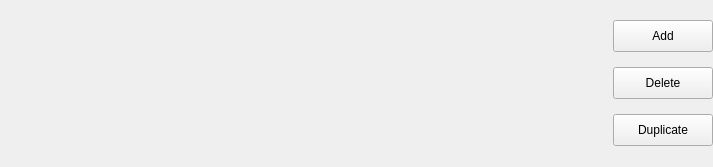
<?xml version="1.0" encoding="UTF-8"?>
<ui version="4.0">
 <class>FrameManagerWidget</class>
 <widget class="QDockWidget" name="FrameManagerWidget">
  <property name="geometry">
   <rect>
    <x>0</x>
    <y>0</y>
    <width>713</width>
    <height>167</height>
   </rect>
  </property>
  <property name="minimumSize">
   <size>
    <width>510</width>
    <height>167</height>
   </size>
  </property>
  <property name="maximumSize">
   <size>
    <width>2160</width>
    <height>167</height>
   </size>
  </property>
  <property name="allowedAreas">
   <set>Qt::BottomDockWidgetArea|Qt::TopDockWidgetArea</set>
  </property>
  <property name="windowTitle">
   <string>Frame Manager</string>
  </property>
  <widget class="QWidget" name="dockWidgetContents">
   <property name="minimumSize">
    <size>
     <width>0</width>
     <height>0</height>
    </size>
   </property>
   <property name="maximumSize">
    <size>
     <width>2160</width>
     <height>145</height>
    </size>
   </property>
   <layout class="QHBoxLayout" name="horizontalLayout">
    <property name="spacing">
     <number>6</number>
    </property>
    <property name="sizeConstraint">
     <enum>QLayout::SetNoConstraint</enum>
    </property>
    <property name="leftMargin">
     <number>0</number>
    </property>
    <property name="topMargin">
     <number>0</number>
    </property>
    <property name="rightMargin">
     <number>0</number>
    </property>
    <property name="bottomMargin">
     <number>0</number>
    </property>
    <item>
     <widget class="QListView" name="lstFrames">
      <property name="minimumSize">
       <size>
        <width>400</width>
        <height>145</height>
       </size>
      </property>
      <property name="maximumSize">
       <size>
        <width>2160</width>
        <height>145</height>
       </size>
      </property>
      <property name="autoFillBackground">
       <bool>false</bool>
      </property>
      <property name="styleSheet">
       <string notr="true">QListView
{
background-color: transparent;
}
QListView::item
{
border: 1px solid black;
margin: 1px;
}
QListView::item:selected
{
border: 1px solid blue;
margin: 1px;
}</string>
      </property>
      <property name="sizeAdjustPolicy">
       <enum>QAbstractScrollArea::AdjustIgnored</enum>
      </property>
      <property name="editTriggers">
       <set>QAbstractItemView::NoEditTriggers</set>
      </property>
      <property name="dragEnabled">
       <bool>true</bool>
      </property>
      <property name="dragDropMode">
       <enum>QAbstractItemView::DragDrop</enum>
      </property>
      <property name="defaultDropAction">
       <enum>Qt::CopyAction</enum>
      </property>
      <property name="iconSize">
       <size>
        <width>0</width>
        <height>0</height>
       </size>
      </property>
      <property name="verticalScrollMode">
       <enum>QAbstractItemView::ScrollPerItem</enum>
      </property>
      <property name="horizontalScrollMode">
       <enum>QAbstractItemView::ScrollPerItem</enum>
      </property>
      <property name="movement">
       <enum>QListView::Snap</enum>
      </property>
      <property name="flow">
       <enum>QListView::TopToBottom</enum>
      </property>
      <property name="resizeMode">
       <enum>QListView::Fixed</enum>
      </property>
      <property name="spacing">
       <number>0</number>
      </property>
      <property name="gridSize">
       <size>
        <width>145</width>
        <height>140</height>
       </size>
      </property>
      <property name="viewMode">
       <enum>QListView::IconMode</enum>
      </property>
      <property name="modelColumn">
       <number>0</number>
      </property>
      <property name="uniformItemSizes">
       <bool>true</bool>
      </property>
      <property name="selectionRectVisible">
       <bool>true</bool>
      </property>
     </widget>
    </item>
    <item>
     <widget class="QFrame" name="areaButtons">
      <property name="sizePolicy">
       <sizepolicy hsizetype="Preferred" vsizetype="Preferred">
        <horstretch>0</horstretch>
        <verstretch>0</verstretch>
       </sizepolicy>
      </property>
      <property name="minimumSize">
       <size>
        <width>0</width>
        <height>0</height>
       </size>
      </property>
      <property name="maximumSize">
       <size>
        <width>100</width>
        <height>150</height>
       </size>
      </property>
      <property name="layoutDirection">
       <enum>Qt::LeftToRight</enum>
      </property>
      <property name="frameShape">
       <enum>QFrame::NoFrame</enum>
      </property>
      <property name="frameShadow">
       <enum>QFrame::Raised</enum>
      </property>
      <layout class="QGridLayout" name="gridLayout">
       <property name="leftMargin">
        <number>0</number>
       </property>
       <property name="topMargin">
        <number>0</number>
       </property>
       <property name="rightMargin">
        <number>0</number>
       </property>
       <property name="bottomMargin">
        <number>0</number>
       </property>
       <property name="horizontalSpacing">
        <number>6</number>
       </property>
       <item row="1" column="0">
        <widget class="QPushButton" name="btnDelete">
         <property name="sizePolicy">
          <sizepolicy hsizetype="Expanding" vsizetype="Maximum">
           <horstretch>0</horstretch>
           <verstretch>0</verstretch>
          </sizepolicy>
         </property>
         <property name="minimumSize">
          <size>
           <width>100</width>
           <height>32</height>
          </size>
         </property>
         <property name="maximumSize">
          <size>
           <width>100</width>
           <height>32</height>
          </size>
         </property>
         <property name="text">
          <string>Delete</string>
         </property>
        </widget>
       </item>
       <item row="0" column="0">
        <widget class="QPushButton" name="btnAdd">
         <property name="sizePolicy">
          <sizepolicy hsizetype="Expanding" vsizetype="Maximum">
           <horstretch>0</horstretch>
           <verstretch>0</verstretch>
          </sizepolicy>
         </property>
         <property name="minimumSize">
          <size>
           <width>100</width>
           <height>32</height>
          </size>
         </property>
         <property name="maximumSize">
          <size>
           <width>100</width>
           <height>32</height>
          </size>
         </property>
         <property name="text">
          <string>Add</string>
         </property>
        </widget>
       </item>
       <item row="2" column="0">
        <widget class="QPushButton" name="btnDup">
         <property name="minimumSize">
          <size>
           <width>100</width>
           <height>32</height>
          </size>
         </property>
         <property name="maximumSize">
          <size>
           <width>100</width>
           <height>32</height>
          </size>
         </property>
         <property name="text">
          <string>Duplicate</string>
         </property>
        </widget>
       </item>
      </layout>
     </widget>
    </item>
   </layout>
  </widget>
 </widget>
 <resources/>
 <connections/>
</ui>
